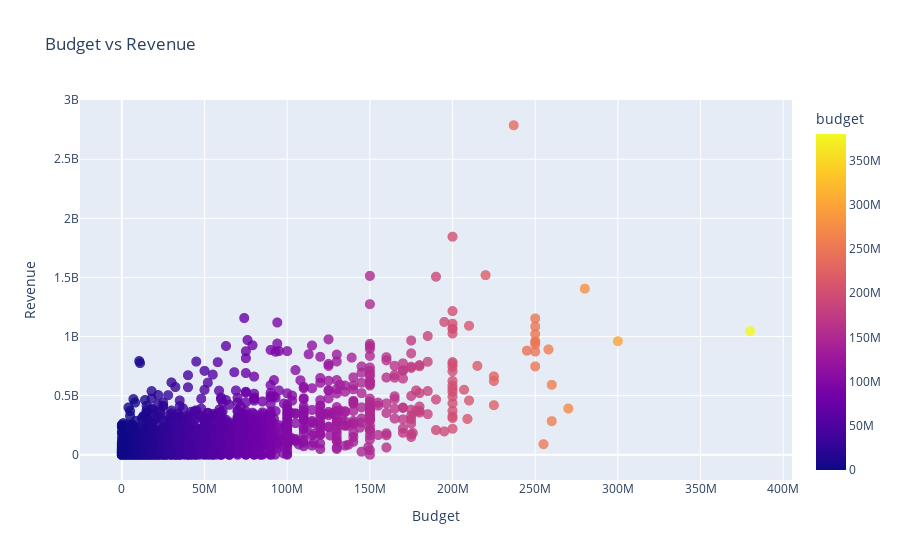

Notebook code cell kept with this figure:
### Code cell
color_scale = px.colors.sequential.Plasma
fig = px.scatter(movies_data, x='budget', y='revenue', title='Budget vs Revenue',
                 color='budget', color_continuous_scale=color_scale)
fig.update_traces(marker=dict(size=10, opacity=0.8))
fig.update_layout(xaxis_title='Budget', yaxis_title='Revenue')
fig.show()

### Figure 1 — Plotly figure (JSON) as saved in the notebook; plotly's stock layout.template omitted (floating-point values rounded to 4 significant figures; data arrays with more than 128 entries replaced by an {"elided": "..."} marker saying what was removed)
{"data": [{"hovertemplate": "budget=%{marker.color}<br>revenue=%{y}<extra></extra>", "legendgroup": "", "marker": {"color": {"elided": "4803 int values"}, "coloraxis": "coloraxis", "opacity": 0.8, "size": 10, "symbol": "circle"}, "mode": "markers", "name": "", "showlegend": false, "type": "scattergl", "x": {"elided": "4803 int values"}, "xaxis": "x", "y": {"elided": "4803 int values"}, "yaxis": "y"}], "layout": {"autosize": true, "coloraxis": {"colorbar": {"title": {"text": "budget"}}, "colorscale": [[0, "#0d0887"], [0.1111, "#46039f"], [0.2222, "#7201a8"], [0.3333, "#9c179e"], [0.4444, "#bd3786"], [0.5556, "#d8576b"], [0.6667, "#ed7953"], [0.7778, "#fb9f3a"], [0.8889, "#fdca26"], [1, "#f0f921"]]}, "legend": {"tracegroupgap": 0}, "title": {"text": "Budget vs Revenue"}, "xaxis": {"anchor": "y", "autorange": true, "domain": [0, 1], "range": [-24380000.0, 404400000.0], "title": {"text": "Budget"}, "type": "linear"}, "yaxis": {"anchor": "x", "autorange": true, "domain": [0, 1], "range": [-284400000.0, 3072000000.0], "title": {"text": "Revenue"}, "type": "linear"}}}
